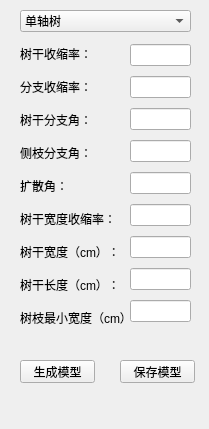
<?xml version="1.0" encoding="UTF-8"?>
<ui version="4.0">
 <class>Form</class>
 <widget class="QWidget" name="Form">
  <property name="geometry">
   <rect>
    <x>0</x>
    <y>0</y>
    <width>209</width>
    <height>429</height>
   </rect>
  </property>
  <property name="windowTitle">
   <string>Form</string>
  </property>
  <widget class="QPushButton" name="pushButton">
   <property name="geometry">
    <rect>
     <x>20</x>
     <y>360</y>
     <width>75</width>
     <height>23</height>
    </rect>
   </property>
   <property name="text">
    <string>生成模型</string>
   </property>
  </widget>
  <widget class="QPushButton" name="pushButton_2">
   <property name="geometry">
    <rect>
     <x>120</x>
     <y>360</y>
     <width>75</width>
     <height>23</height>
    </rect>
   </property>
   <property name="text">
    <string>保存模型</string>
   </property>
  </widget>
  <widget class="QWidget" name="layoutWidget">
   <property name="geometry">
    <rect>
     <x>20</x>
     <y>40</y>
     <width>111</width>
     <height>291</height>
    </rect>
   </property>
   <layout class="QVBoxLayout" name="verticalLayout">
    <item>
     <widget class="QLabel" name="label">
      <property name="text">
       <string>树干收缩率：</string>
      </property>
     </widget>
    </item>
    <item>
     <widget class="QLabel" name="label_2">
      <property name="text">
       <string>分支收缩率：</string>
      </property>
     </widget>
    </item>
    <item>
     <widget class="QLabel" name="label_3">
      <property name="text">
       <string>树干分支角：</string>
      </property>
     </widget>
    </item>
    <item>
     <widget class="QLabel" name="label_4">
      <property name="text">
       <string>侧枝分支角：</string>
      </property>
     </widget>
    </item>
    <item>
     <widget class="QLabel" name="label_5">
      <property name="text">
       <string>扩散角：</string>
      </property>
     </widget>
    </item>
    <item>
     <widget class="QLabel" name="label_6">
      <property name="text">
       <string>树干宽度收缩率：</string>
      </property>
     </widget>
    </item>
    <item>
     <widget class="QLabel" name="label_7">
      <property name="text">
       <string>树干宽度（cm）：</string>
      </property>
     </widget>
    </item>
    <item>
     <widget class="QLabel" name="label_8">
      <property name="text">
       <string>树干长度（cm）：</string>
      </property>
     </widget>
    </item>
    <item>
     <widget class="QLabel" name="label_9">
      <property name="text">
       <string>树枝最小宽度（cm）：</string>
      </property>
     </widget>
    </item>
   </layout>
  </widget>
  <widget class="QWidget" name="layoutWidget">
   <property name="geometry">
    <rect>
     <x>130</x>
     <y>40</y>
     <width>61</width>
     <height>291</height>
    </rect>
   </property>
   <layout class="QVBoxLayout" name="verticalLayout_2">
    <item>
     <widget class="QLineEdit" name="lineEdit">
      <property name="text">
       <string/>
      </property>
     </widget>
    </item>
    <item>
     <widget class="QLineEdit" name="lineEdit_2"/>
    </item>
    <item>
     <widget class="QLineEdit" name="lineEdit_3"/>
    </item>
    <item>
     <widget class="QLineEdit" name="lineEdit_4">
      <property name="text">
       <string/>
      </property>
     </widget>
    </item>
    <item>
     <widget class="QLineEdit" name="lineEdit_5">
      <property name="text">
       <string/>
      </property>
     </widget>
    </item>
    <item>
     <widget class="QLineEdit" name="lineEdit_6">
      <property name="text">
       <string/>
      </property>
     </widget>
    </item>
    <item>
     <widget class="QLineEdit" name="lineEdit_7"/>
    </item>
    <item>
     <widget class="QLineEdit" name="lineEdit_8"/>
    </item>
    <item>
     <widget class="QLineEdit" name="lineEdit_9"/>
    </item>
   </layout>
  </widget>
  <widget class="QComboBox" name="comboBox">
   <property name="geometry">
    <rect>
     <x>20</x>
     <y>10</y>
     <width>171</width>
     <height>22</height>
    </rect>
   </property>
   <item>
    <property name="text">
     <string>单轴树</string>
    </property>
   </item>
   <item>
    <property name="text">
     <string>合轴树</string>
    </property>
   </item>
  </widget>
  <zorder>layoutWidget</zorder>
  <zorder>layoutWidget</zorder>
  <zorder>pushButton</zorder>
  <zorder>pushButton_2</zorder>
  <zorder>comboBox</zorder>
 </widget>
 <resources/>
 <connections/>
</ui>
